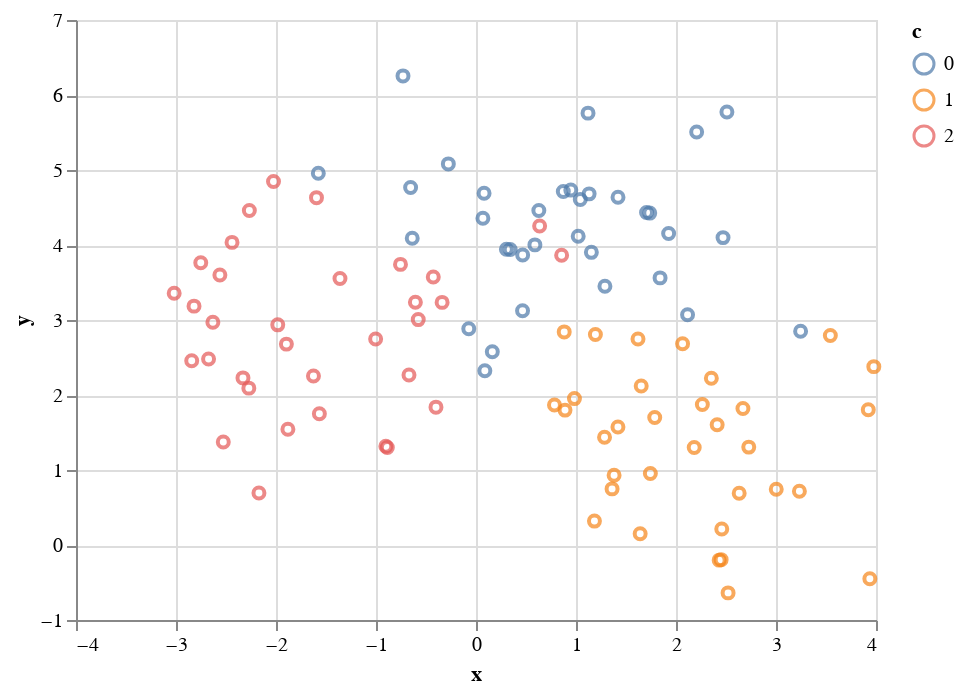

The notebook cell this image was saved under:
### Code cell
X, y = datasets.make_blobs(random_state=0)
alt.Chart(pd.DataFrame(X, columns=['x','y']).assign(c=y), background='white').mark_point().encode(x='x:Q', y='y:Q', color='c:N')

### Figure 1 — Vega-Lite specification as saved in the notebook (floating-point values rounded to 4 significant figures)
{"$schema": "https://vega.github.io/schema/vega-lite/v3.3.0.json", "background": "white", "config": {"mark": {"tooltip": null}, "view": {"height": 300, "width": 400}}, "data": {"name": "data-a24b385d3818816b5bfb6f88a847a750"}, "datasets": {"data-a24b385d3818816b5bfb6f88a847a750": [{"c": 1, "x": 2.632, "y": 0.6894}, {"c": 0, "x": 0.0808, "y": 4.691}, {"c": 1, "x": 3.003, "y": 0.7427}, {"c": 0, "x": -0.6376, "y": 4.091}, {"c": 0, "x": -0.07228, "y": 2.884}, {"c": 0, "x": 0.6284, "y": 4.46}, {"c": 2, "x": -2.674, "y": 2.48}, {"c": 2, "x": -0.5775, "y": 3.005}, {"c": 1, "x": 2.728, "y": 1.305}, {"c": 0, "x": 0.3419, "y": 3.941}, {"c": 0, "x": 1.705, "y": 4.433}, {"c": 0, "x": 2.207, "y": 5.506}, {"c": 1, "x": 2.521, "y": -0.6386}, {"c": 0, "x": 2.509, "y": 5.773}, {"c": 2, "x": -2.272, "y": 2.091}, {"c": 1, "x": 3.923, "y": 1.804}, {"c": 2, "x": -1.625, "y": 2.254}, {"c": 0, "x": 0.1631, "y": 2.578}, {"c": 2, "x": -1.595, "y": 4.631}, {"c": 2, "x": -2.631, "y": 2.97}, {"c": 2, "x": -2.171, "y": 0.6945}, {"c": 2, "x": -1.566, "y": 1.75}, {"c": 2, "x": -0.8868, "y": 1.301}, {"c": 0, "x": 0.08848, "y": 2.323}, {"c": 1, "x": 0.9845, "y": 1.952}, {"c": 1, "x": 2.182, "y": 1.3}, {"c": 1, "x": 1.285, "y": 1.437}, {"c": 1, "x": 0.8901, "y": 1.798}, {"c": 2, "x": -1.896, "y": 2.679}, {"c": 2, "x": -0.7551, "y": 3.741}, {"c": 0, "x": 1.12, "y": 5.758}, {"c": 1, "x": 3.544, "y": 2.794}, {"c": 1, "x": 1.642, "y": 0.1502}, {"c": 0, "x": 2.47, "y": 4.099}, {"c": 2, "x": -1.982, "y": 2.935}, {"c": 2, "x": 0.8562, "y": 3.862}, {"c": 0, "x": 0.8731, "y": 4.714}, {"c": 1, "x": 1.381, "y": 0.9295}, {"c": 1, "x": 2.412, "y": 1.604}, {"c": 2, "x": -2.266, "y": 4.461}, {"c": 2, "x": -0.4003, "y": 1.838}, {"c": 1, "x": 2.458, "y": 0.2129}, {"c": 1, "x": 2.354, "y": 2.224}, {"c": 0, "x": -0.73, "y": 6.255}, {"c": 0, "x": 1.131, "y": 4.682}, {"c": 0, "x": 0.4666, "y": 3.866}, {"c": 1, "x": 1.184, "y": 0.3188}, {"c": 1, "x": 1.361, "y": 0.748}, {"c": 2, "x": -2.44, "y": 4.035}, {"c": 2, "x": -1.004, "y": 2.746}, {"c": 2, "x": 0.6363, "y": 4.254}, {"c": 1, "x": 1.419, "y": 1.574}, {"c": 0, "x": 0.06897, "y": 4.356}, {"c": 1, "x": 2.264, "y": 1.874}, {"c": 2, "x": -2.025, "y": 4.847}, {"c": 2, "x": -0.6701, "y": 2.267}, {"c": 1, "x": 3.234, "y": 0.7177}, {"c": 1, "x": 2.066, "y": 2.684}, {"c": 0, "x": 1.022, "y": 4.117}, {"c": 1, "x": 3.938, "y": -0.4501}, {"c": 1, "x": 0.7848, "y": 1.867}, {"c": 2, "x": -2.82, "y": 3.185}, {"c": 2, "x": -2.33, "y": 2.228}, {"c": 2, "x": -1.36, "y": 3.553}, {"c": 2, "x": -3.018, "y": 3.357}, {"c": 1, "x": 1.652, "y": 2.12}, {"c": 0, "x": 1.737, "y": 4.425}, {"c": 2, "x": -2.527, "y": 1.373}, {"c": 1, "x": 1.744, "y": 0.9538}, {"c": 0, "x": 1.926, "y": 4.152}, {"c": 2, "x": -0.606, "y": 3.237}, {"c": 0, "x": 3.246, "y": 2.849}, {"c": 0, "x": -1.577, "y": 4.957}, {"c": 1, "x": 3.978, "y": 2.378}, {"c": 1, "x": 1.194, "y": 2.808}, {"c": 0, "x": 2.116, "y": 3.069}, {"c": 0, "x": 1.154, "y": 3.902}, {"c": 0, "x": 0.3038, "y": 3.944}, {"c": 2, "x": -1.881, "y": 1.543}, {"c": 1, "x": 2.432, "y": -0.2017}, {"c": 0, "x": -0.2765, "y": 5.081}, {"c": 0, "x": 1.043, "y": 4.606}, {"c": 1, "x": 1.787, "y": 1.7}, {"c": 0, "x": -0.6539, "y": 4.767}, {"c": 1, "x": 0.8821, "y": 2.841}, {"c": 0, "x": 1.42, "y": 4.637}, {"c": 0, "x": 0.9481, "y": 4.732}, {"c": 0, "x": 0.4655, "y": 3.123}, {"c": 1, "x": 2.669, "y": 1.82}, {"c": 0, "x": 0.5889, "y": 4.001}, {"c": 1, "x": 1.62, "y": 2.747}, {"c": 1, "x": 2.451, "y": -0.1954}, {"c": 2, "x": -0.4272, "y": 3.573}, {"c": 2, "x": -2.561, "y": 3.599}, {"c": 2, "x": -2.843, "y": 2.456}, {"c": 2, "x": -0.3389, "y": 3.235}, {"c": 0, "x": 1.289, "y": 3.45}, {"c": 0, "x": 1.841, "y": 3.562}, {"c": 2, "x": -0.9017, "y": 1.316}, {"c": 2, "x": -2.752, "y": 3.762}]}, "encoding": {"color": {"field": "c", "type": "nominal"}, "x": {"field": "x", "type": "quantitative"}, "y": {"field": "y", "type": "quantitative"}}, "mark": "point"}
